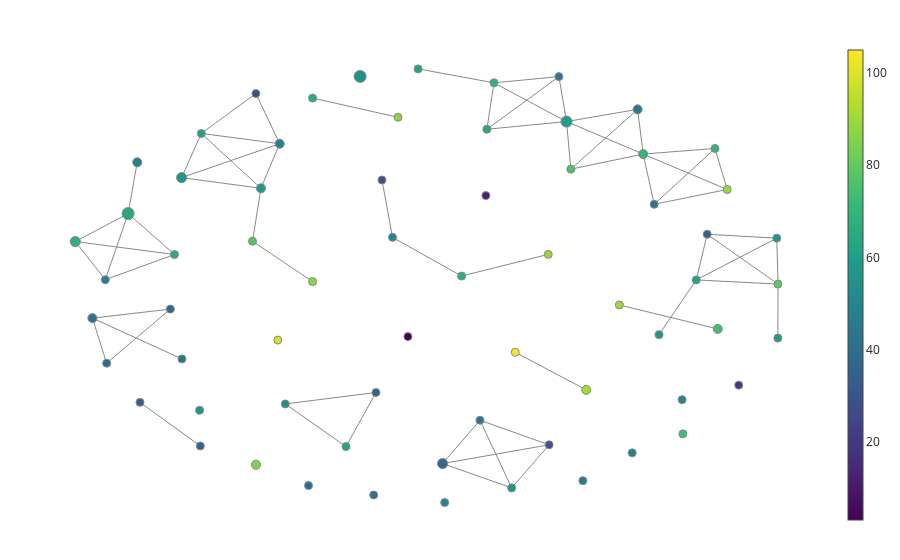

The notebook cell this image was saved under:
### Markdown cell above
<h3> Perform TDA <h3>

### Code cell
# Define filter function

# TDA magic
import umap

from gtda.mapper import (
    CubicalCover,
    make_mapper_pipeline,
    Projection,
    plot_static_mapper_graph,
    plot_interactive_mapper_graph,
    MapperInteractivePlotter
)

filter_func = umap.UMAP(n_neighbors=5) 
# Define cover
cover = CubicalCover(kind='balanced', n_intervals=10, overlap_frac=0.2)
# Choose clustering algorithm 
clusterer = DBSCAN(eps=0.085)
# Initialise pipeline
pipe = make_mapper_pipeline(
    filter_func=filter_func,
    cover=cover,
    clusterer=clusterer,
    verbose=True,
    n_jobs=-1,
)
# Plot Mapper graph
fig = plot_static_mapper_graph(pipe, X)
fig.show(config={'scrollZoom': True})

### Figure 1 — Plotly figure (JSON) as saved in the notebook; plotly's stock layout.template omitted (floating-point values rounded to 4 significant figures; data arrays with more than 128 entries replaced by an {"elided": "..."} marker saying what was removed)
{"data": [{"hoverinfo": "none", "line": {"color": "#888", "width": 1}, "mode": "lines", "name": "edge_trace", "type": "scatter", "uid": "8664db05-d4e0-4b44-b3ac-5112ed5796aa", "x": {"elided": "192 float values"}, "y": {"elided": "192 float values"}}, {"hoverinfo": "text", "hovertext": ["Node ID: 0<br>Pullback set label: 48<br>Partial cluster label: -1<br>Node size: 2<br>Summary statistic: 28.5", "Node ID: 1<br>Pullback set label: 41<br>Partial cluster label: -1<br>Node size: 5<br>Summary statistic: 37.2", "Node ID: 2<br>Pullback set label: 29<br>Partial cluster label: -1<br>Node size: 3<br>Summary statistic: 56.7", "Node ID: 3<br>Pullback set label: 30<br>Partial cluster label: -1<br>Node size: 2<br>Summary statistic: 35.0", "Node ID: 4<br>Pullback set label: 20<br>Partial cluster label: -1<br>Node size: 1<br>Summary statistic: 3.0", "Node ID: 5<br>Pullback set label: 61<br>Partial cluster label: -1<br>Node size: 4<br>Summary statistic: 48.0", "Node ID: 6<br>Pullback set label: 50<br>Partial cluster label: -1<br>Node size: 4<br>Summary statistic: 44.2", "Node ID: 7<br>Pullback set label: 59<br>Partial cluster label: -1<br>Node size: 4<br>Summary statistic: 69.8", "Node ID: 8<br>Pullback set label: 53<br>Partial cluster label: -1<br>Node size: 2<br>Summary statistic: 35.0", "Node ID: 9<br>Pullback set label: 51<br>Partial cluster label: -1<br>Node size: 6<br>Summary statistic: 59.5", "Node ID: 10<br>Pullback set label: 52<br>Partial cluster label: -1<br>Node size: 3<br>Summary statistic: 44.7", "Node ID: 11<br>Pullback set label: 10<br>Partial cluster label: -1<br>Node size: 4<br>Summary statistic: 56.8", "Node ID: 12<br>Pullback set label: 34<br>Partial cluster label: -1<br>Node size: 3<br>Summary statistic: 68.0", "Node ID: 13<br>Pullback set label: 0<br>Partial cluster label: -1<br>Node size: 7<br>Summary statistic: 54.3", "Node ID: 14<br>Pullback set label: 4<br>Partial cluster label: -1<br>Node size: 1<br>Summary statistic: 12.0", "Node ID: 15<br>Pullback set label: 64<br>Partial cluster label: -1<br>Node size: 2<br>Summary statistic: 42.0", "Node ID: 16<br>Pullback set label: 19<br>Partial cluster label: -1<br>Node size: 4<br>Summary statistic: 48.5", "Node ID: 17<br>Pullback set label: 33<br>Partial cluster label: -1<br>Node size: 4<br>Summary statistic: 74.0", "Node ID: 18<br>Pullback set label: 56<br>Partial cluster label: -1<br>Node size: 3<br>Summary statistic: 47.3", "Node ID: 19<br>Pullback set label: 62<br>Partial cluster label: -1<br>Node size: 7<br>Summary statistic: 63.7", "Node ID: 20<br>Pullback set label: 26<br>Partial cluster label: -1<br>Node size: 1<br>Summary statistic: 21.0", "Node ID: 21<br>Pullback set label: 2<br>Partial cluster label: -1<br>Node size: 4<br>Summary statistic: 42.0", "Node ID: 22<br>Pullback set label: 40<br>Partial cluster label: -1<br>Node size: 2<br>Summary statistic: 28.5", "Node ID: 23<br>Pullback set label: 1<br>Partial cluster label: -1<br>Node size: 3<br>Summary statistic: 45.3", "Node ID: 24<br>Pullback set label: 39<br>Partial cluster label: -1<br>Node size: 3<br>Summary statistic: 49.7", "Node ID: 25<br>Pullback set label: 31<br>Partial cluster label: -1<br>Node size: 2<br>Summary statistic: 33.0", "Node ID: 26<br>Pullback set label: 11<br>Partial cluster label: -1<br>Node size: 2<br>Summary statistic: 61.5", "Node ID: 27<br>Pullback set label: 12<br>Partial cluster label: -1<br>Node size: 1<br>Summary statistic: 29.0", "Node ID: 28<br>Pullback set label: 18<br>Partial cluster label: -1<br>Node size: 5<br>Summary statistic: 56.6", "Node ID: 29<br>Pullback set label: 42<br>Partial cluster label: -1<br>Node size: 2<br>Summary statistic: 44.0", "Node ID: 30<br>Pullback set label: 36<br>Partial cluster label: -1<br>Node size: 2<br>Summary statistic: 36.0", "Node ID: 31<br>Pullback set label: 60<br>Partial cluster label: -1<br>Node size: 3<br>Summary statistic: 76.0", "Node ID: 32<br>Pullback set label: 27<br>Partial cluster label: -1<br>Node size: 2<br>Summary statistic: 56.5", "Node ID: 33<br>Pullback set label: 8<br>Partial cluster label: -1<br>Node size: 2<br>Summary statistic: 37.5", "Node ID: 34<br>Pullback set label: 3<br>Partial cluster label: -1<br>Node size: 1<br>Summary statistic: 38.0", "Node ID: 35<br>Pullback set label: 35<br>Partial cluster label: -1<br>Node size: 1<br>Summary statistic: 39.0", "Node ID: 36<br>Pullback set label: 25<br>Partial cluster label: -1<br>Node size: 1<br>Summary statistic: 41.0", "Node ID: 37<br>Pullback set label: 55<br>Partial cluster label: -1<br>Node size: 3<br>Summary statistic: 66.0", "Node ID: 38<br>Pullback set label: 63<br>Partial cluster label: -1<br>Node size: 5<br>Summary statistic: 67.8", "Node ID: 39<br>Pullback set label: 45<br>Partial cluster label: -1<br>Node size: 2<br>Summary statistic: 53.0", "Node ID: 40<br>Pullback set label: 44<br>Partial cluster label: -1<br>Node size: 2<br>Summary statistic: 63.0", "Node ID: 41<br>Pullback set label: 21<br>Partial cluster label: -1<br>Node size: 1<br>Summary statistic: 45.0", "Node ID: 42<br>Pullback set label: 47<br>Partial cluster label: -1<br>Node size: 1<br>Summary statistic: 46.0", "Node ID: 43<br>Pullback set label: 22<br>Partial cluster label: -1<br>Node size: 3<br>Summary statistic: 73.0", "Node ID: 44<br>Pullback set label: 15<br>Partial cluster label: -1<br>Node size: 1<br>Summary statistic: 49.0", "Node ID: 45<br>Pullback set label: 57<br>Partial cluster label: -1<br>Node size: 1<br>Summary statistic: 51.0", "Node ID: 46<br>Pullback set label: 6<br>Partial cluster label: -1<br>Node size: 4<br>Summary statistic: 90.2", "Node ID: 47<br>Pullback set label: 37<br>Partial cluster label: -1<br>Node size: 3<br>Summary statistic: 62.0", "Node ID: 48<br>Pullback set label: 43<br>Partial cluster label: -1<br>Node size: 2<br>Summary statistic: 68.0", "Node ID: 49<br>Pullback set label: 17<br>Partial cluster label: -1<br>Node size: 1<br>Summary statistic: 56.0", "Node ID: 50<br>Pullback set label: 24<br>Partial cluster label: -1<br>Node size: 2<br>Summary statistic: 62.0", "Node ID: 51<br>Pullback set label: 49<br>Partial cluster label: -1<br>Node size: 1<br>Summary statistic: 57.0", "Node ID: 52<br>Pullback set label: 16<br>Partial cluster label: -1<br>Node size: 1<br>Summary statistic: 58.0", "Node ID: 53<br>Pullback set label: 23<br>Partial cluster label: -1<br>Node size: 3<br>Summary statistic: 79.0", "Node ID: 54<br>Pullback set label: 46<br>Partial cluster label: -1<br>Node size: 1<br>Summary statistic: 63.0", "Node ID: 55<br>Pullback set label: 9<br>Partial cluster label: -1<br>Node size: 3<br>Summary statistic: 76.7", "Node ID: 56<br>Pullback set label: 13<br>Partial cluster label: -1<br>Node size: 1<br>Summary statistic: 66.0", "Node ID: 57<br>Pullback set label: 14<br>Partial cluster label: -1<br>Node size: 2<br>Summary statistic: 87.0", "Node ID: 58<br>Pullback set label: 38<br>Partial cluster label: -1<br>Node size: 4<br>Summary statistic: 85.5", "Node ID: 59<br>Pullback set label: 58<br>Partial cluster label: -1<br>Node size: 2<br>Summary statistic: 88.5", "Node ID: 60<br>Pullback set label: 65<br>Partial cluster label: -1<br>Node size: 1<br>Summary statistic: 70.0", "Node ID: 61<br>Pullback set label: 28<br>Partial cluster label: -1<br>Node size: 2<br>Summary statistic: 88.5", "Node ID: 62<br>Pullback set label: 5<br>Partial cluster label: -1<br>Node size: 1<br>Summary statistic: 87.0", "Node ID: 63<br>Pullback set label: 32<br>Partial cluster label: -1<br>Node size: 2<br>Summary statistic: 90.0", "Node ID: 64<br>Pullback set label: 54<br>Partial cluster label: -1<br>Node size: 1<br>Summary statistic: 98.0", "Node ID: 65<br>Pullback set label: 7<br>Partial cluster label: -1<br>Node size: 1<br>Summary statistic: 105.0"], "marker": {"color": [28.5, 37.2, 56.67, 35, 3, 48, 44.25, 69.75, 35, 59.5, 44.67, 56.75, 68, 54.29, 12, 42, 48.5, 74, 47.33, 63.71, 21, 42, 28.5, 45.33, 49.67, 33, 61.5, 29, 56.6, 44, 36, 76, 56.5, 37.5, 38, 39, 41, 66, 67.8, 53, 63, 45, 46, 73, 49, 51, 90.25, 62, 68, 56, 62, 57, 58, 79, 63, 76.67, 66, 87, 85.5, 88.5, 70, 88.5, 87, 90, 98, 105], "colorbar": {"thickness": 15, "title": {"side": "right", "text": ""}, "xanchor": "left"}, "colorscale": [[0, "#440154"], [0.1111, "#482878"], [0.2222, "#3e4989"], [0.3333, "#31688e"], [0.4444, "#26828e"], [0.5556, "#1f9e89"], [0.6667, "#35b779"], [0.7778, "#6ece58"], [0.8889, "#b5de2b"], [1, "#fde725"]], "line": {"color": "#888", "width": 1}, "opacity": 1, "reversescale": false, "showscale": true, "size": [2, 5, 3, 2, 1, 4, 4, 4, 2, 6, 3, 4, 3, 7, 1, 2, 4, 4, 3, 7, 1, 4, 2, 3, 3, 2, 2, 1, 5, 2, 2, 3, 2, 2, 1, 1, 1, 3, 5, 2, 2, 1, 1, 3, 1, 1, 4, 3, 2, 1, 2, 1, 1, 3, 1, 3, 1, 2, 4, 2, 1, 2, 1, 2, 1, 1], "sizemin": 4, "sizemode": "area", "sizeref": 0.09722}, "mode": "markers", "name": "node_trace", "type": "scatter", "uid": "7a895ba8-704a-410d-a5b2-7dbf052b96be", "x": [2.906, 0.9996, 6.981, 5.736, 0.379, -4.466, 4.49, 4.59, -0.1934, 3.218, 3.081, -2.252, 1.34, -0.4767, 1.774, 4.787, -1.916, 5.925, -5.037, -4.629, 6.3, -5.268, -0.08532, -3.665, 0.1028, -4.416, -3.319, -2.343, -3.672, 1.669, -3.337, 3.295, -3.351, -3.873, -5.014, -1.4, -0.2335, -3.799, -5.575, -1.816, 1.792, 3.511, 4.393, 5.3, 1.037, 5.286, 3.57, 0.5612, 1.92, 4.873, 5.54, 2.236, 7.001, 7.003, -0.7292, -2.403, -1.327, 0.2013, -2.34, 6.094, 5.875, 2.891, -1.327, 4.163, -1.95, 2.3], "y": [-5.195, -5.734, 0.7533, 0.8651, -2.081, 2.936, 4.46, 3.174, -3.689, 4.11, 5.403, 2.189, -0.3374, 5.409, 1.98, 1.728, 3.472, -1.859, -0.4426, 1.462, -3.478, -1.549, 2.427, -2.723, 0.7772, -3.973, 3.767, 4.916, 2.495, -4.489, -5.228, 2.739, -4.202, -1.289, -2.845, -6.367, -6.638, 0.2821, 0.6554, -4.018, 3.888, -6.228, -5.427, -4.88, -6.856, -3.896, -3.615, 5.625, 5.225, -2.024, -0.4488, -6.436, -2.124, -0.5684, -5.245, 0.6661, 4.785, 4.233, -5.769, 2.154, 3.336, 0.2862, -0.4976, -1.17, -2.18, -2.531]}], "layout": {"autosize": false, "hovermode": "closest", "margin": {"b": 20, "l": 5, "r": 5, "t": 40}, "showlegend": false, "title": {"text": ""}, "xaxis": {"showgrid": false, "showline": false, "showticklabels": false, "ticks": "", "title": {"text": ""}, "zeroline": false}, "yaxis": {"showgrid": false, "showline": false, "showticklabels": false, "ticks": "", "title": {"text": ""}, "zeroline": false}}}
